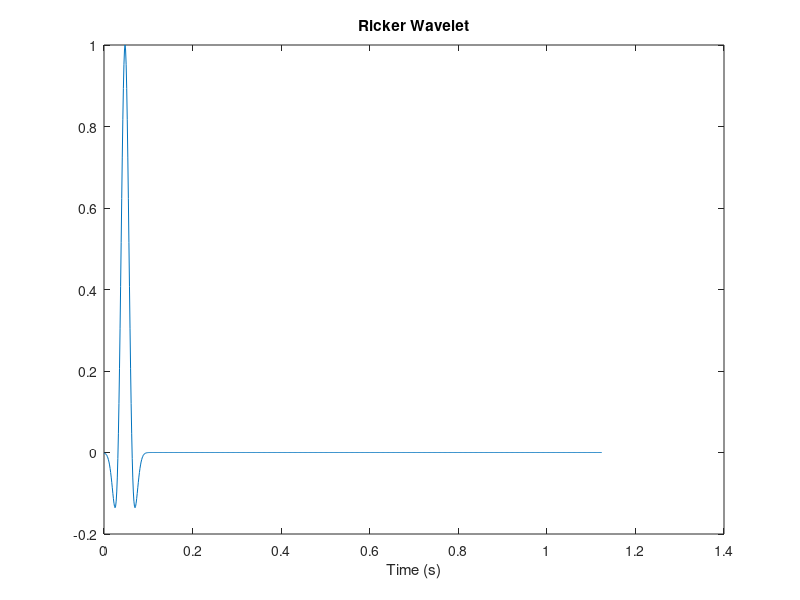
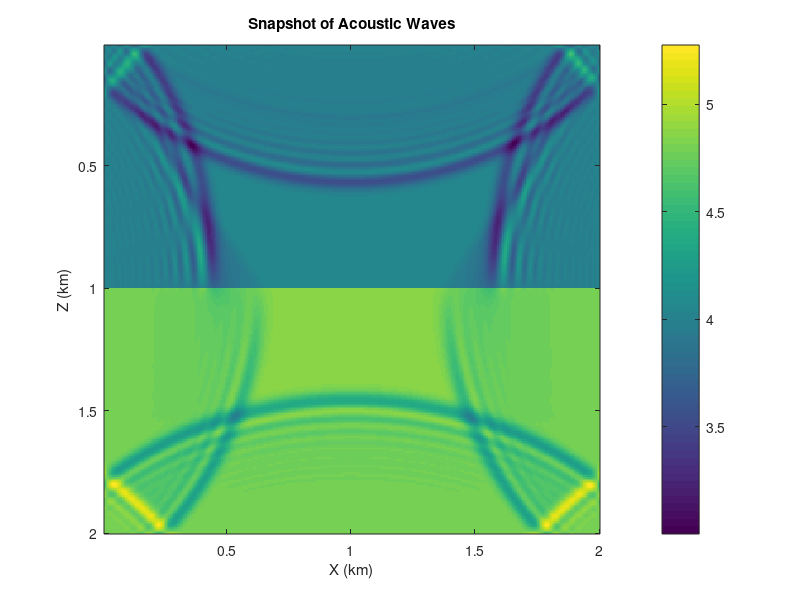

Source code (MATLAB) for these figures, in order:
% Acoustic Wave Modeling
% (NX,NZ,NT) - input- (Horizontal,Vertical) gridpt dimens. of vel
% model & # Time Steps
% FRE - input- Peak frequency of Ricker wavelet
% BVEL - input- NXxNZ matrix of background velocity model
% (dx,dt) - input- (space, time) sample intervals
% (xs,zs) - input- (x,z) coordinates of line source
% RICKER(NT) - input- NT vector of source time histories
% (p2,p1,p0) -calcul- (future,present,past) NXxNZ matrices of
% modeled pressure field
% (p0,p1) -output- Old and present pressure panels at time NT.
% REALDATA(NX,NT) -output- CSG seismograms at z=2

clear;
clf;
clc;

c=4.0;
% Peek frequency of the seismic source
FRE=20;
% Domain of line source (larger than that of background velocity model
NX=300;NZ=NX; 
% the grid size is dependent on the peek frequency of the source to
% stabilize the calculations
dx=c/FRE/20;
% time step (CFL condition)
dt=.5*dx/c;
%input- (x,z) coordinates of line source
xs=round(NX/2.3); 
zs=round(NX/2);
% Number of iterations in time
NT=900;
% time axis for source history and run time
t=[0:1:NT-1]*dt-0.95/FRE;
% Define the RICKER souce
RICKER=zeros(length(t));
RICKER= (1-t .*t * FRE^2 *pi^2 ) .*exp(- t.^2 * pi^2 * FRE^2 ) ;
% Plot the RICKER source
figure 
plot([0:NT-1]*dt,RICKER);
title('Ricker Wavelet');xlabel('Time (s)')
%input- NXxNZ matrix of background velocity model
BVEL=ones(NX,NZ)*c;
% Define two domains of different wave speed BVEL = 4 and BVEL = 4*1.2
BVEL(NX-round(NX/2):NX,:)= BVEL(NX-round(NX/2):NX,:)*1.2;
% Initialize seismogram
REALDATA=zeros(NX,NT);
% Initialize P_old = p0; P_current = p1; P_future=p2
p0=zeros(NX,NZ);p1=p0;p2=p0;
% constant from dericvation of finite difference scheme
cns=(dt/dx*BVEL).^2;
% Number of grid points in the domain
NX=200;NZ=NX;
figure
% loop over time (number of iteration, it) It is a vectorial calculation
for it=1:1:NT
p2 = 2*p1 - p0 + cns.*del2(p1);
% source added to the new pressure
p2(xs,zs) = p2(xs,zs) + RICKER(it);
% We store the seismogram through time at the source
REALDATA(:,it) = p2(xs,:)';
% update pressure arrays
p0=p1;
p1=p2;
% Plot the results
if mod(it,10)==0
    p00=p0/max(abs(p0(:))+.001);
    imagesc([1:NX]*dx,[1:NX]*dx,(p00+BVEL)); 
    colorbar;
    pause(.1);
end
end
p1=p0;p0=p2;
title('Snapshot of Acoustic Waves')
xlabel('X (km)')
ylabel('Z (km)')